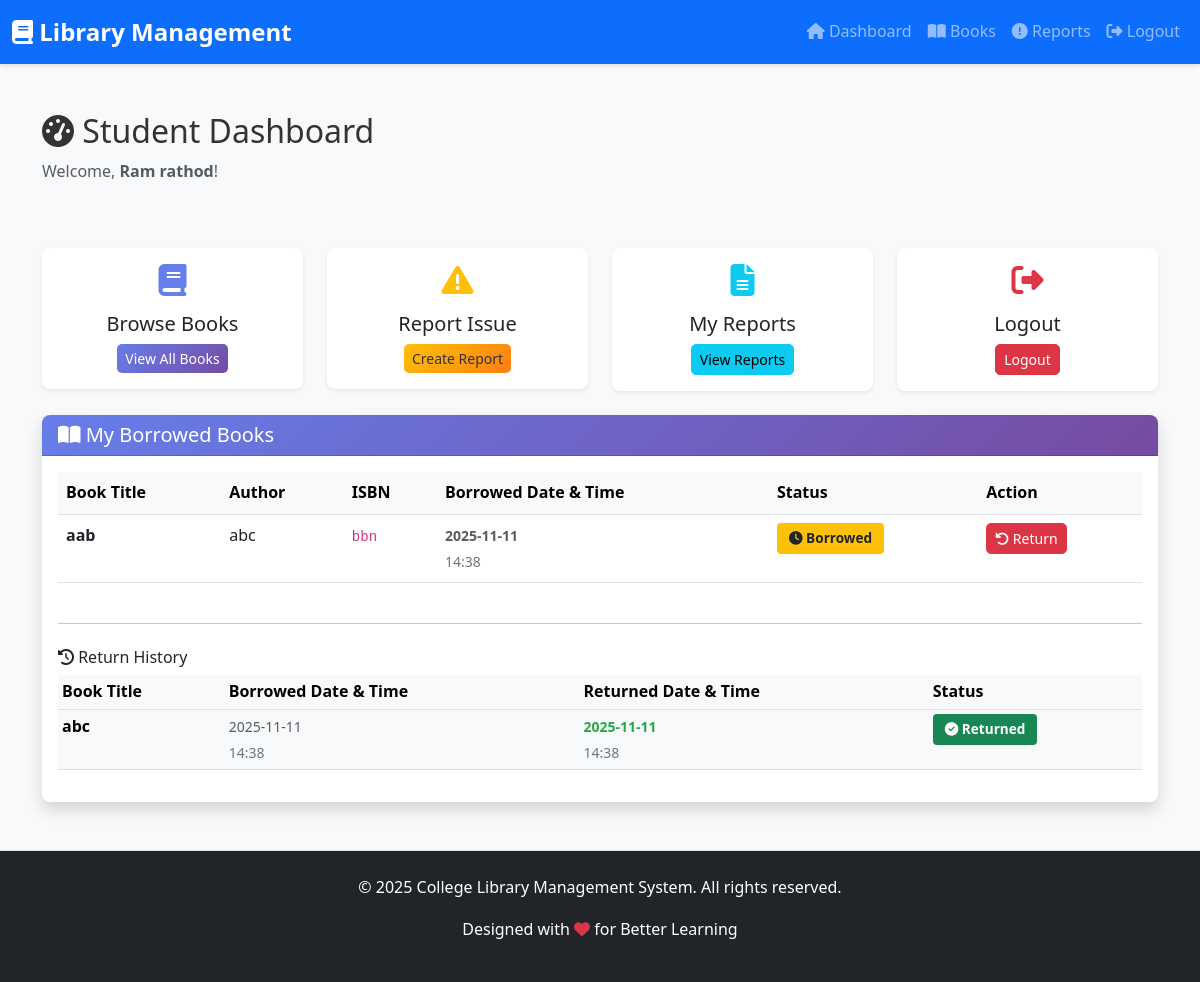
Page /student/dashboard (signed in) on the committed database.
### tables this page shows
CREATE TABLE book_issues (
            id INTEGER PRIMARY KEY AUTOINCREMENT,
            student_id INTEGER NOT NULL,
            book_id INTEGER NOT NULL,
            issue_date TIMESTAMP DEFAULT CURRENT_TIMESTAMP,
            return_date TIMESTAMP,
            status TEXT DEFAULT 'borrowed',
            FOREIGN KEY (student_id) REFERENCES students(id),
            FOREIGN KEY (book_id) REFERENCES books(id)
        );

CREATE TABLE books (
            id INTEGER PRIMARY KEY AUTOINCREMENT,
            title TEXT NOT NULL,
            author TEXT NOT NULL,
            isbn TEXT UNIQUE NOT NULL,
            category TEXT NOT NULL,
            quantity INTEGER NOT NULL,
            available_quantity INTEGER NOT NULL,
            description TEXT,
            published_year INTEGER,
            image_url TEXT,
            added_by INTEGER,
            created_at TIMESTAMP DEFAULT CURRENT_TIMESTAMP,
            FOREIGN KEY (added_by) REFERENCES admin(id)
        );

### app.py (the view)
@app.route('/student/dashboard')
@login_required
def student_dashboard():
    if session.get('user_type') != 'student':
        return redirect(url_for('student_login'))
    conn = get_db()
    cursor = conn.cursor()
    cursor.execute('''
        SELECT bi.*, b.title, b.author, b.isbn
        FROM book_issues bi
        JOIN books b ON bi.book_id = b.id
        WHERE bi.student_id = ?
        ORDER BY bi.issue_date DESC
    ''', (session['user_id'],))
    borrowed_books = cursor.fetchall()
    conn.close()
    return render_template('student_dashboard.html', borrowed_books=borrowed_books)

### app.py (called while the page is built)
def get_db():
    conn = sqlite3.connect(DATABASE)
    conn.row_factory = sqlite3.Row
    return conn

def login_required(f):
    @wraps(f)
    def decorated_function(*args, **kwargs):
        if 'user_id' not in session:
            flash('Please login first', 'danger')
            return redirect(url_for('login'))
        return f(*args, **kwargs)
    return decorated_function

### templates/student_dashboard.html (shortened to what this page needs)
{% extends "base.html" %}
{% block content %}
<div class="container my-5">
    <div class="row mb-5">
        <div class="col-md-12">
            <h2><i class="fas fa-tachometer-alt"></i> Student Dashboard</h2>
            <p class="text-muted">Welcome, <strong>{{ session.user_name }}</strong>!</p>
        </div>
    </div>
    <div class="row mb-4">
        <div class="col-md-3">
            <div class="card text-center shadow-sm">
                <div class="card-body">
                    <i class="fas fa-book fa-2x text-primary mb-3"></i>
                    <h5 class="card-title">Browse Books</h5>
                    <a href="{{ url_for('student_books') }}" class="btn btn-primary btn-sm">
                        View All Books
                    </a>
                </div>
            </div>
        </div>
        <div class="col-md-3">
            <div class="card text-center shadow-sm">
                <div class="card-body">
                    <i class="fas fa-exclamation-triangle fa-2x text-warning mb-3"></i>
                    <h5 class="card-title">Report Issue</h5>
                    <a href="{{ url_for('create_report') }}" class="btn btn-warning btn-sm">
                        Create Report
                    </a>
                </div>
            </div>
        </div>
        <div class="col-md-3">
            <div class="card text-center shadow-sm">
                <div class="card-body">
                    <i class="fas fa-file-alt fa-2x text-info mb-3"></i>
                    <h5 class="card-title">My Reports</h5>
                    <a href="{{ url_for('view_reports') }}" class="btn btn-info btn-sm">
                        View Reports
                    </a>
                </div>
            </div>
        </div>
        <div class="col-md-3">
            <div class="card text-center shadow-sm">
                <div class="card-body">
                    <i class="fas fa-sign-out-alt fa-2x text-danger mb-3"></i>
                    <h5 class="card-title">Logout</h5>
                    <a href="{{ url_for('logout') }}" class="btn btn-danger btn-sm">
                        Logout
                    </a>
                </div>
            </div>
        </div>
    </div>
    <div class="row">
        <div class="col-md-12">
            <div class="card shadow">
                <div class="card-header bg-primary text-white">
                    <h5 class="mb-0"><i class="fas fa-book-open"></i> My Borrowed Books</h5>
                </div>
                <div class="card-body">
                    {% if borrowed_books %}
                        <div class="table-responsive">
                            <table class="table table-hover">
                                <thead class="table-light">
                                    <tr>
                                        <th>Book Title</th>
                                        <th>Author</th>
                                        <th>ISBN</th>
                                        <th>Borrowed Date & Time</th>
                                        <th>Status</th>
                                        <th>Action</th>
                                    </tr>
                                </thead>
                                <tbody>
                                    {% for book in borrowed_books %}
                                        {% if book['status'] == 'borrowed' %}
                                            <tr>
                                                <td><strong>{{ book['title'] }}</strong></td>
                                                <td>{{ book['author'] }}</td>
                                                <td><code>{{ book['isbn'] }}</code></td>
                                                <td>
                                                    <small class="text-muted">
                                                        <strong>{{ book['issue_date'][:10] }}</strong>
                                                        <br>
                                                        <span class="text-secondary">{{ book['issue_date'][11:16] }}</span>
                                                    </small>
                                                </td>
                                                <td><span class="badge bg-warning text-dark"><i class="fas fa-clock"></i> Borrowed</span></td>
                                                <td>
                                                    <form method="POST" action="{{ url_for('return_book', issue_id=book['id']) }}" style="display:inline;">
                                                        <button type="submit" class="btn btn-sm btn-danger confirm-submit" data-confirm="Return this book?">
                                                            <i class="fas fa-undo"></i> Return
                                                        </button>
                                                    </form>
                                                </td>
                                            </tr>
                                        {% endif %}
                                    {% endfor %}
                                </tbody>
                            </table>
                        </div>
                        <hr class="my-4">
                        <h6><i class="fas fa-history"></i> Return History</h6>
                        {% set returned_books = borrowed_books|selectattr('status', 'equalto', 'returned')|list %}
                        {% if returned_books|length > 0 %}
                            <div class="table-responsive">
                                <table class="table table-sm table-light">
                                    <thead>
                                        <tr>
                                            <th>Book Title</th>
                                            <th>Borrowed Date & Time</th>
                                            <th>Returned Date & Time</th>
                                            <th>Status</th>
                                        </tr>
                                    </thead>
                                    <tbody>
                                        {% for book in returned_books %}
                                            <tr>
                                                <td><strong>{{ book['title'] }}</strong></td>
                                                <td>
                                                    <small class="text-muted">
                                                        {{ book['issue_date'][:10] }}
                                                        <br>
                                                        <span class="text-secondary">{{ book['issue_date'][11:16] }}</span>
                                                    </small>
                                                </td>
                                                <td>
                                                    {% if book['return_date'] %}
                                                        <small class="text-success">
                                                            <strong>{{ book['return_date'][:10] }}</strong>
                                                            <br>
                                                            <span class="text-secondary">{{ book['return_date'][11:16] }}</span>
                                                        </small>
                                                    {% else %}
                                                        <small class="text-muted">N/A</small>
                                                    {% endif %}
                                                </td>
                                                <td><span class="badge bg-success"><i class="fas fa-check-circle"></i> Returned</span></td>
                                            </tr>
                                        {% endfor %}
                                    </tbody>
                                </table>
                            </div>
                        {% else %}
                            <p class="text-muted"><em>No returned books yet.</em></p>
                        {% endif %}
                    {% endif %}
                </div>
            </div>
        </div>
    </div>
</div>
{% endblock %}

### static/css/style.css (style rules this page uses)
:root { --primary-color: #667eea; --secondary-color: #764ba2; --success-color: #28a745; --danger-color: #dc3545; --warning-color: #ffc107; --info-color: #17a2b8; }
body { font-family: 'Segoe UI', Tahoma, Geneva, Verdana, sans-serif; line-height: 1.6; color: #333; background-color: #f8f9fa; }
.card { border: none; border-radius: 8px; transition: all 0.3s ease; }
.card-header { background: linear-gradient(135deg, #667eea 0%, #764ba2 100%); color: white; border-radius: 8px 8px 0 0 !important; }
.card-header.bg-primary { background: linear-gradient(135deg, #667eea 0%, #764ba2 100%) !important; }
.btn { border-radius: 5px; font-weight: 500; transition: all 0.3s ease; }
.btn-primary { background: linear-gradient(135deg, #667eea 0%, #764ba2 100%); border: none; }
.btn-warning { background: linear-gradient(135deg, #ffc107 0%, #fd7e14 100%); border: none; color: #333; }
.table { background: white; border-radius: 8px; }
.table thead { background: #f8f9fa; }
.badge { padding: 0.5rem 0.75rem; font-size: 0.85rem; border-radius: 4px; }
.text-primary { color: #667eea !important; }
.text-success { color: #28a745 !important; }
.text-danger { color: #dc3545 !important; }
.text-warning { color: #ffc107 !important; }
.shadow { box-shadow: 0 0.5rem 1rem rgba(0, 0, 0, 0.15) !important; }
.shadow-sm { box-shadow: 0 0.125rem 0.25rem rgba(0, 0, 0, 0.075) !important; }

### rows in the picture
book_issues: title "aab", author "abc", isbn "bbn", issue_date "2025-11-11", issue_date "14:38"
book_issues: title "abc", issue_date "2025-11-11", issue_date "14:38", return_date "2025-11-11", return_date "14:38"

### other values in the picture
{{ session.user_name }} "Ram rathod"
